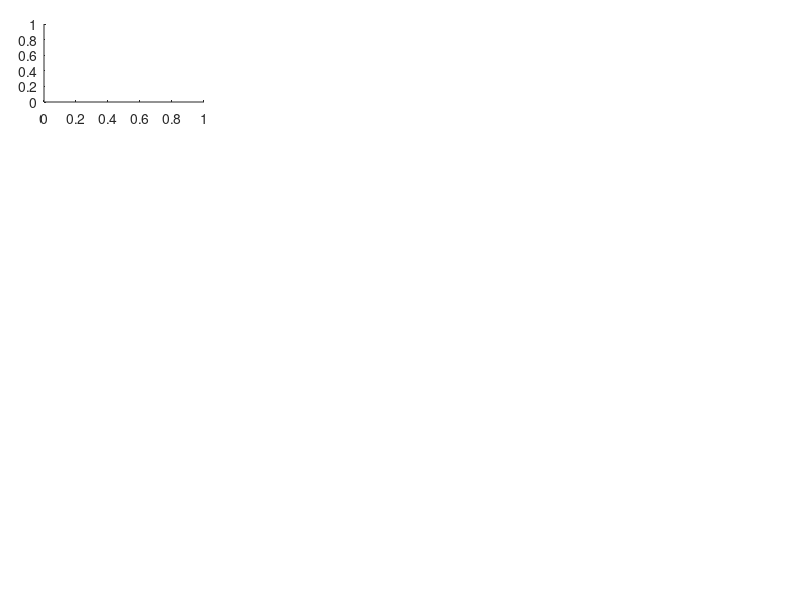

Source code (MATLAB): (Note: this script raises an error after producing the figure.)
clc;
clear all;
close all;

figure;
set(gcf,'unit','normalized','position',[0.1,0.05,0.7,0.9]);
set(gca, 'Position', [0 0 1 1]);

%% TBOT
ybottom = 0.83;
variableName = 'TBOT';
variableLabel = 'Air temperature (K)';
subplot('position', [0.055 + (1-1)*0.243 ybottom 0.2 0.13]);
plot_subfigure_elevation_gradient_variable(1, variableName,0,1,variableLabel,'Elevation (m)','a',0,1950,270,290,'1996PN');
hold on
plot([273.15 273.15], [0 3000],'--k','LineWidth',1.5)

subplot('position', [0.055 + (2-1)*0.24  ybottom 0.2 0.13]);
plot_subfigure_elevation_gradient_variable(2, variableName,0,0,variableLabel,'Elevation (m)','b',0,900,270,290,'1996MA');
hold on
plot([273.15 273.15], [0 3000],'--k','LineWidth',1.5)

subplot('position', [0.055 + (3-1)*0.24  ybottom 0.2 0.13]);
plot_subfigure_elevation_gradient_variable(3, variableName,0,0,variableLabel,'Elevation (m)','c',0,2900,270,290,'2017CA-Jan');

hold on
plot([273.15 273.15], [0 3000],'--k','LineWidth',1.5)

subplot('position', [0.055 + (4-1)*0.24  ybottom 0.2 0.13]);
plot_subfigure_elevation_gradient_variable(4, variableName,0,0,variableLabel,'Elevation (m)','d',0,2900,270,290,'2017CA-Feb');
hold on
plot([273.15 273.15], [0 3000],'--k','LineWidth',1.5)
%% TBOT
ybottom = 0.635;
variableName = 'H2OSNO';
variableLabel = 'Initial SWE (mm)';

subplot('position', [0.055 + (1-1)*0.24  ybottom 0.2 0.13]);
plot_subfigure_elevation_gradient_variable(1, variableName,0,1,variableLabel,'Elevation (m)','e',0,1950,0,1000,'1996PN');

subplot('position', [0.055 + (2-1)*0.24  ybottom 0.2 0.13]);
plot_subfigure_elevation_gradient_variable(2, variableName,0,0,variableLabel,'Elevation (m)','f',0,900,0,200,'1996MA');

subplot('position', [0.055 + (3-1)*0.24  ybottom 0.2 0.13]);
plot_subfigure_elevation_gradient_variable(3, variableName,0,0,variableLabel,'Elevation (m)','g',0,2900,0,1000,'2017CA-Jan');


subplot('position', [0.055 + (4-1)*0.24  ybottom 0.2 0.13]);
plot_subfigure_elevation_gradient_variable(4, variableName,0,0,variableLabel,'Elevation (m)','h',0,2900,0,2000,'2017CA-Feb');


%% TBOT
ybottom = 0.44;
variableName = 'RAIN';
variableLabel = 'Rainfall (mm)';

subplot('position', [0.055 + (1-1)*0.24  ybottom 0.2 0.13]);
plot_subfigure_elevation_gradient_variable(1, variableName,0,1,variableLabel,'Elevation (m)','i',0,1950,0,600,'1996PN');

subplot('position', [0.055 + (2-1)*0.24  ybottom 0.2 0.13]);
plot_subfigure_elevation_gradient_variable(2, variableName,0,0,variableLabel,'Elevation (m)','j',0,900,0,400,'1996MA');

subplot('position', [0.055 + (3-1)*0.24  ybottom 0.2 0.13]);
plot_subfigure_elevation_gradient_variable(3, variableName,0,0,variableLabel,'Elevation (m)','k',0,2900,0,600,'2017CA-Jan');


subplot('position', [0.055 + (4-1)*0.24  ybottom 0.2 0.13]);
plot_subfigure_elevation_gradient_variable(4, variableName,0,0,variableLabel,'Elevation (m)','l',0,2900,0,600,'2017CA-Feb');

%% elevation gradient
ybottom = 0.245;
variableName = 'SNOW';
variableLabel = 'Snowfall (mm)';

subplot('position', [0.055 + (1-1)*0.24  ybottom 0.2 0.13]);
plot_subfigure_elevation_gradient_variable(1, variableName,0,1,variableLabel,'Elevation (m)','m',0,1950,0,600,'1996PN');

subplot('position', [0.055 + (2-1)*0.24  ybottom 0.2 0.13]);
plot_subfigure_elevation_gradient_variable(2, variableName,0,0,variableLabel,'Elevation (m)','n',0,900,0,400,'1996MA');

subplot('position', [0.055 + (3-1)*0.24  ybottom 0.2 0.13]);
plot_subfigure_elevation_gradient_variable(3, variableName,0,0,variableLabel,'Elevation (m)','o',0,2900,0,600,'2017CA-Jan');


subplot('position', [0.055 + (4-1)*0.24  ybottom 0.2 0.13]);
plot_subfigure_elevation_gradient_variable(4, variableName,0,0,variableLabel,'Elevation (m)','p',0,2900,0,600,'2017CA-Feb');


%% elevation gradient
ybottom = 0.05;
variableName = 'QTOPSOIL';
variableLabel = 'TWI (mm)';

subplot('position', [0.055 + (1-1)*0.24 ybottom 0.2 0.13]);
plot_subfigure_elevation_gradient_variable(1, variableName,0,1,variableLabel,'Elevation (m)','q',0,1950,0,600,'1996PN');

subplot('position', [0.055 + (2-1)*0.24 ybottom 0.2 0.13]);
plot_subfigure_elevation_gradient_variable(2, variableName,0,0,variableLabel,'Elevation (m)','r',0,900,0,400,'1996MA');

subplot('position', [0.055 + (3-1)*0.24 ybottom 0.2 0.13]);
plot_subfigure_elevation_gradient_variable(3, variableName,0,0,variableLabel,'Elevation (m)','s',0,2900,0,600,'2017CA-Jan');


subplot('position', [0.055 + (4-1)*0.24 ybottom 0.2 0.13]);
plot_subfigure_elevation_gradient_variable(4, variableName,0,0,variableLabel,'Elevation (m)','t',0,2900,0,600,'2017CA-Feb');


exportgraphics(gcf,'../figure/Figure_S_variables_elevation_gradient.pdf','Resolution',300);
close all


